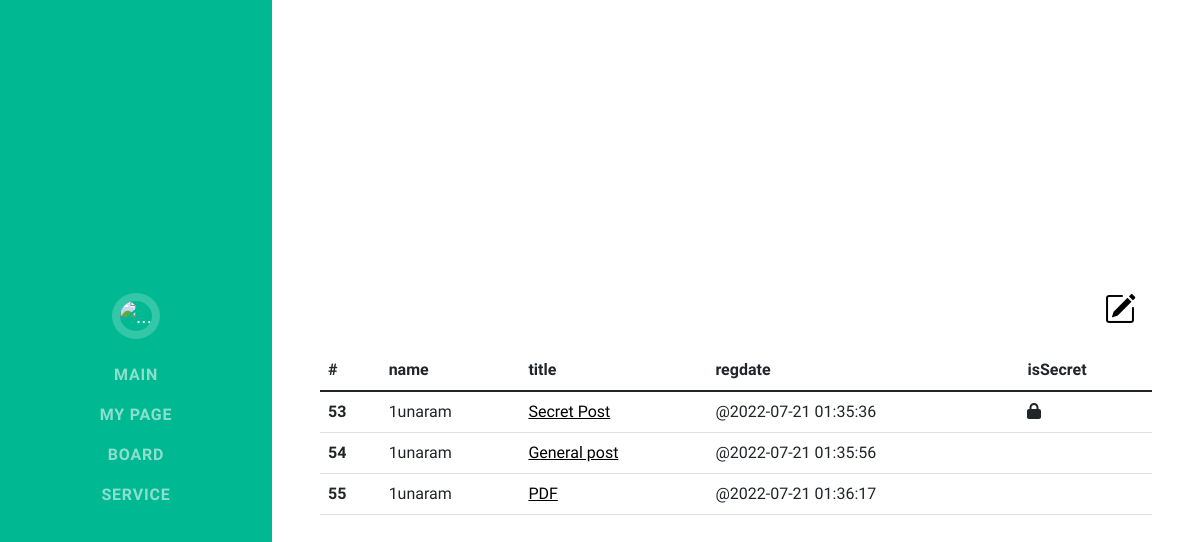
The page /src/board/index.php (signed in) on the database its author committed.
### tables this page shows
CREATE TABLE `board` (
  `idx` int(11) NOT NULL AUTO_INCREMENT,
  `uid` varchar(50) DEFAULT NULL,
  `title` varchar(150) DEFAULT NULL,
  `content` text DEFAULT NULL,
  `regdate` varchar(20) DEFAULT NULL,
  `secret` varchar(30) DEFAULT NULL,
  PRIMARY KEY (`idx`)
);

### src/dbClass.php (called while the page is built, shortened)
<?php
class db
{
	protected $connection;
	protected $query;
	public function __construct($dbhost = '13.125.207.167', $dbuser = 'root', $dbpass = '0620', $dbname = 'webhell_db', $charset = 'utf8')
	{
		$this->connection = new mysqli($dbhost, $dbuser, $dbpass, $dbname);
		$this->connection->set_charset($charset);
	}
	public function query($query)
	{
		if ($this->query = $this->connection->prepare($query)) {
			$this->query->execute();
		} else {
			$this->error('Unable to prepare MySQL statement (check your syntax) - ' . $this->connection->error);
		}
		return $this;
	}
	public function fetchAll($callback = null)
	{
		$params = array();
		$row = array();
		$meta = $this->query->result_metadata();
		while ($field = $meta->fetch_field()) {
			$params[] = &$row[$field->name];
		}
		call_user_func_array(array($this->query, 'bind_result'), $params);
		$result = array();
		while ($this->query->fetch()) {
			$r = array();
			foreach ($row as $key => $val) {
				$r[$key] = $val;
			}
			if ($callback != null && is_callable($callback)) {
				$value = call_user_func($callback, $r);
				if ($value == 'break') break;
			} else {
				$result[] = $r;
			}
		}
		return $result;
	}
}
$db = new db();

### src/board/index.php (the view, shortened to what this page needs)
<?
include "../default_setting.php";
?>
<!DOCTYPE html>
<html lang="ko">
<head>
    <link href="../../bootstrap/css/styles.css" rel="stylesheet" />
    <link rel="stylesheet" href="https://cdn.jsdelivr.net/npm/bootstrap-icons@1.9.0/font/bootstrap-icons.css">
</head>
<body id="page-top">
    <nav class="navbar navbar-expand-lg navbar-dark bg-primary fixed-top" id="sideNav">
        <div class="navbar-brand">
            <span class="d-none d-lg-block">
                <img class="img-fluid img-profile rounded-circle mx-auto mb-2"
                    src="https://cdn.imweb.me/upload/S20200903356594b8dc821/0962e15de8a7a.jpg" alt="..." />
            </span>
        </div>
        <div class="collapse navbar-collapse" id="navbarResponsive">
            <ul class="navbar-nav">
                <li class="nav-item"><a class="nav-link" href="../../">Main</a></li>
                <? if (isset($_SESSION['isLogin'])) { ?>
                <li class="nav-item"><a class="nav-link" href="/src/mypage">My page</a></li>
                <? } ?>
                <li class="nav-item"><a class="nav-link" href="./">Board</a></li>
                <li class="nav-item"><a class="nav-link" href="/src/service/">Service</a></li>
            </ul>
        </div>
    </nav>
    <div class="container p-0">
        <section class="resume-section" id="about">
            <div class="resume-section-content">
                <? if (!isset($_SESSION['isLogin'])) { ?>
                <p class="display-6">Please Log in first <a href="../../"><i class="bi bi-house-door"></i></a></p>
                <? } else { ?>
                <div class="p-3 text-end">
                    <a href="post.php"><i class="fa-2x bi bi-pencil-square"></i></a>
                </div>
                <table class="table">
                    <thead>
                        <tr>
                            <th scope="col">#</th>
                            <th scope="col">name</th>
                            <th scope="col">title</th>
                            <th scope="col">regdate</th>
                            <th scope="col">isSecret</th>
                        </tr>
                    </thead>
                    <tbody>
                        <?
                            $query = "select * from board";
                            $list = $db->query($query)->fetchAll();
                            foreach ($list as $data) {
                            ?>
                        <tr>
                            <th scope="row"><?= $data['idx'] ?></th>
                            <td><?= $data['uid'] ?></td>
                            <td><a href="./detail.php?idx=<?= $data['idx'] ?>"><?= $data['title'] ?></a></td>
                            <td>@<?= $data['regdate'] ?></td>
                            <td>
                                <? if ($data['secret'] != NULL) { ?>
                                <i class="fa-solid fa-lock"></i>
                                <? } ?>
                            </td>
                        </tr>
                        <?  } ?>
                    </tbody>
                </table>
                <? } ?>
            </div>
        </section>
    </div>
</body>
</html>

### rows shown on the page
board: idx "53", uid "1unaram", title "Secret Post", regdate "2022-07-21 01:35:36"
board: idx "54", uid "1unaram", title "General post", regdate "2022-07-21 01:35:56"
board: idx "55", uid "1unaram", title "PDF", regdate "2022-07-21 01:36:17"
